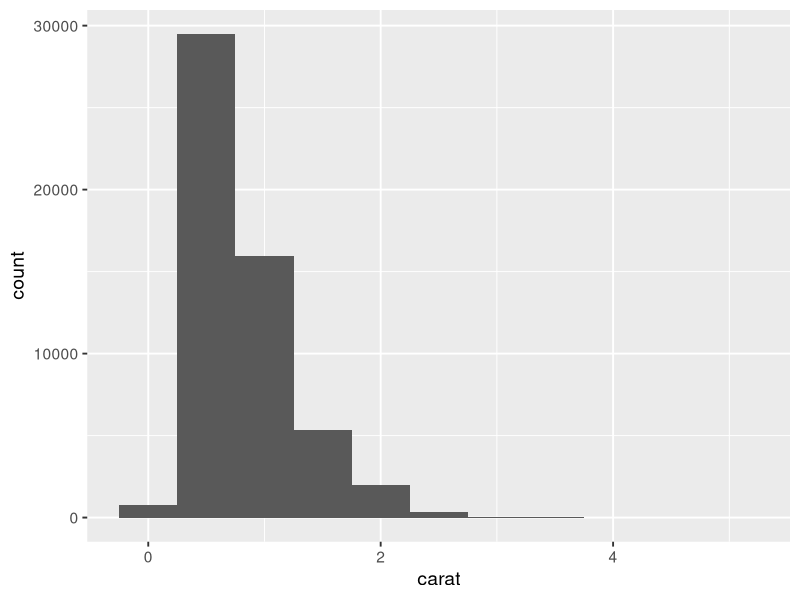
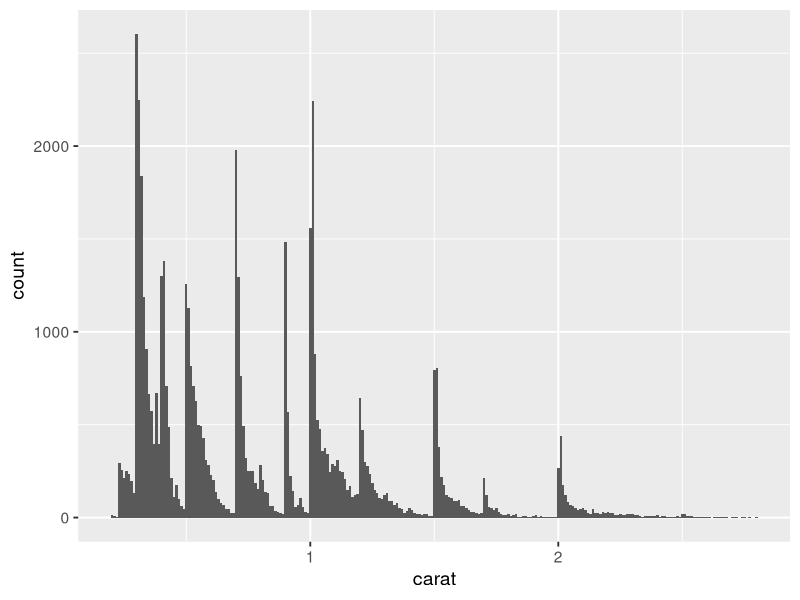
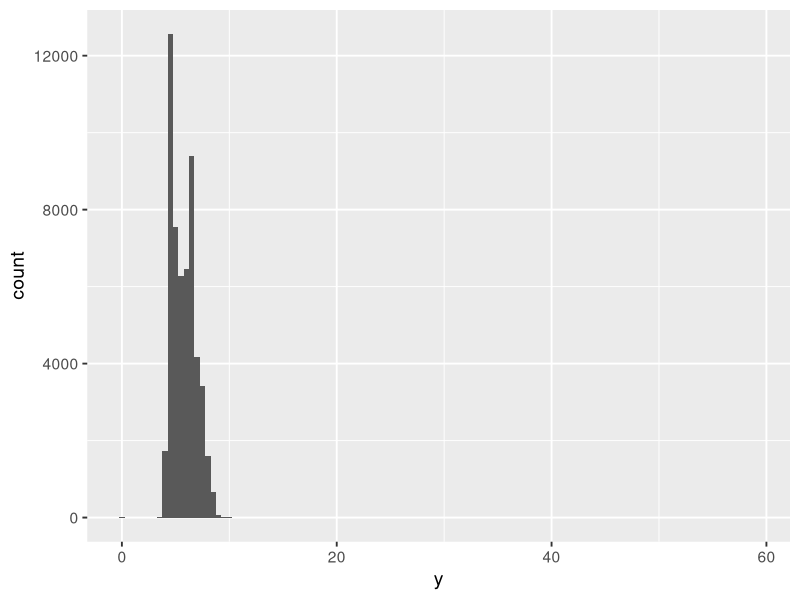
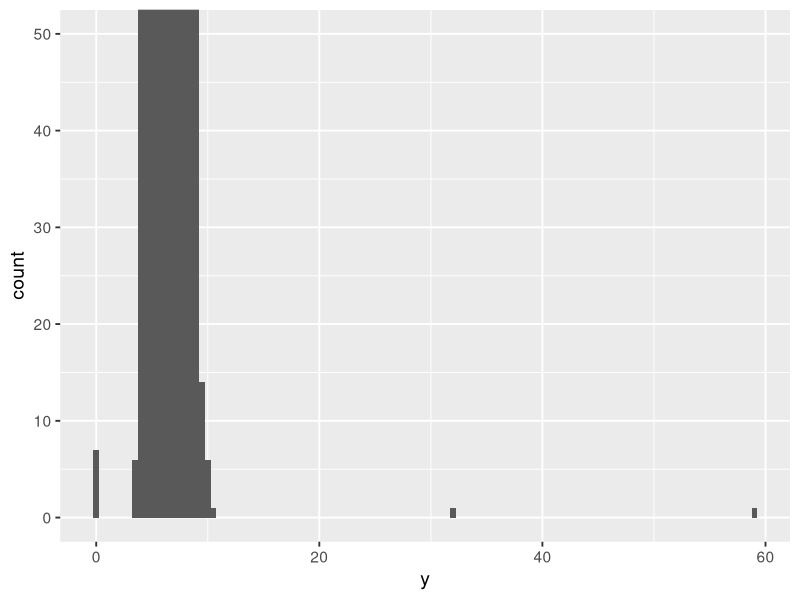
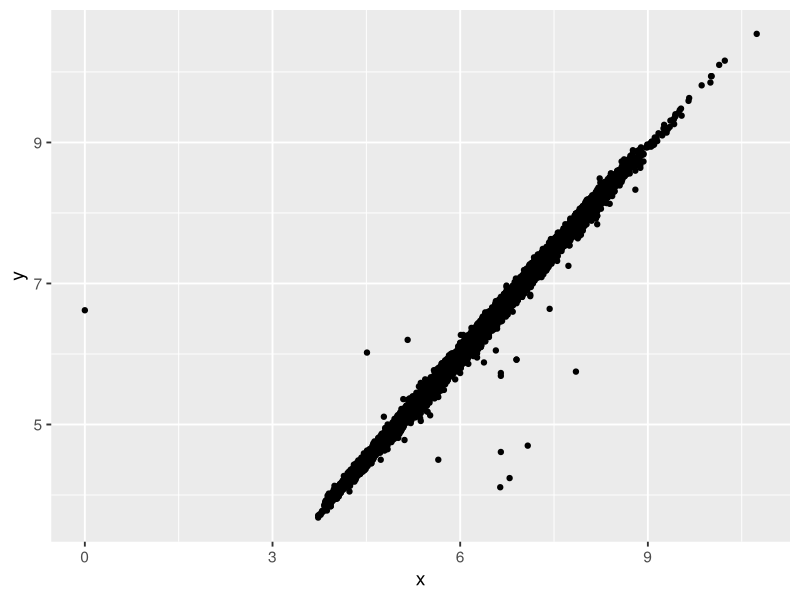
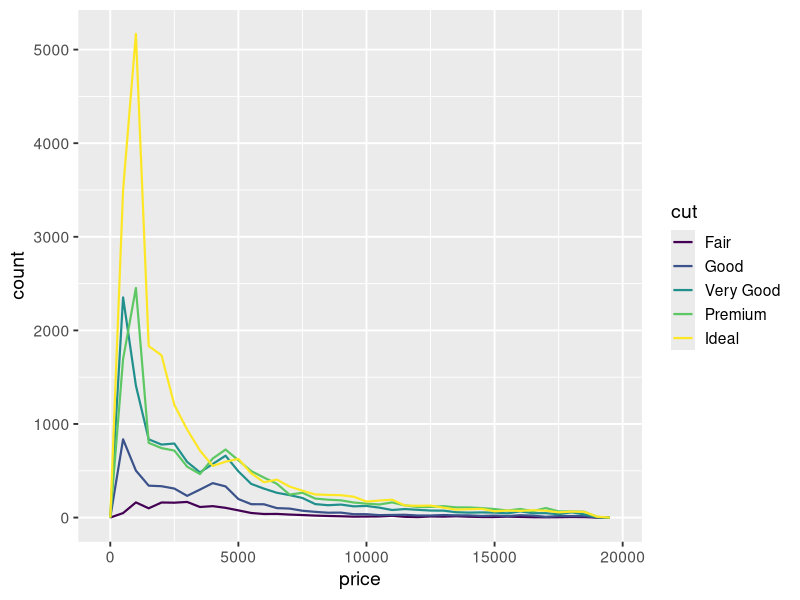
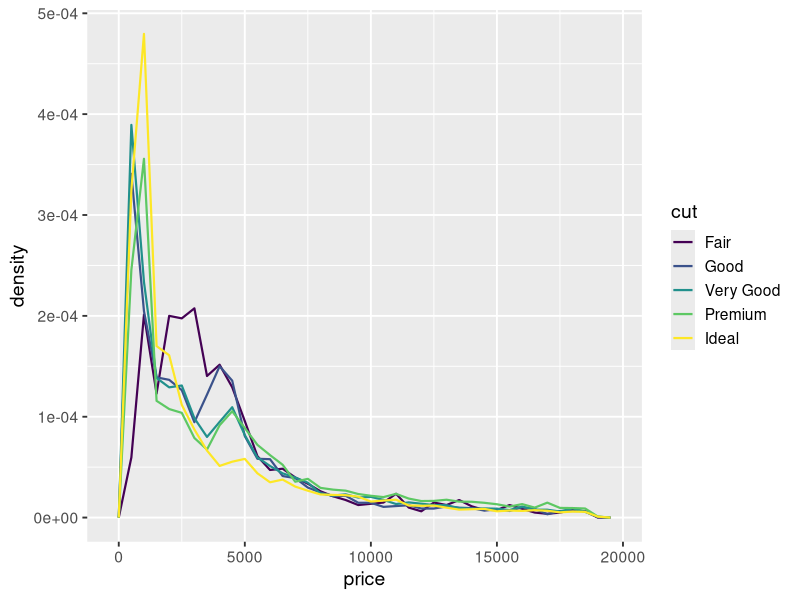
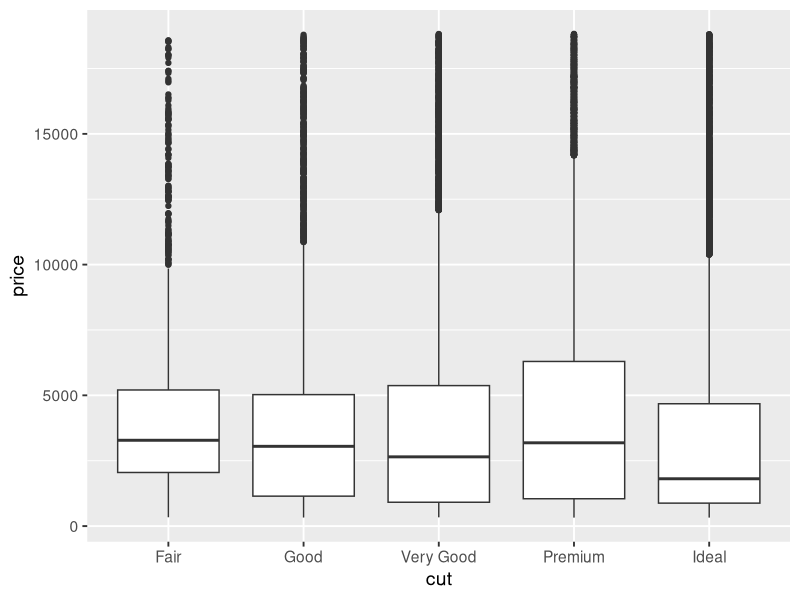

Generate these figures, in order, with R:
## ---- chunk 1
#| label: setup
#| echo: false
library(tidyverse)
theme_set(theme_gray(base_size = 14))
smaller <- diamonds |> filter(carat < 3)
## ---- chunk 2
#| fig-height: 3.4
ggplot(diamonds, aes(x = carat)) +
  geom_histogram(binwidth = 0.5)
## ---- chunk 3
#| fig-height: 3.4
ggplot(smaller, aes(x = carat)) +
  geom_histogram(binwidth = 0.01)
## ---- chunk 4
#| fig-height: 3.4
ggplot(diamonds, aes(x = y)) +
  geom_histogram(binwidth = 0.5)
## ---- chunk 5
#| fig-height: 3.4
ggplot(diamonds, aes(x = y)) +
  geom_histogram(binwidth = 0.5) +
  coord_cartesian(ylim = c(0, 50))
## ---- chunk 6
unusual <- diamonds |>
  filter(y < 3 | y > 20) |>
  select(price, x, y, z) |>
  arrange(y)

unusual
## ---- chunk 7
#| fig-height: 2.9
#| warning: true
diamonds2 <- diamonds |> mutate(y = if_else(y < 3 | y > 20, NA, y))

ggplot(diamonds2, aes(x = x, y = y)) +
  geom_point()
## ---- chunk 8
#| fig-height: 3.2
ggplot(diamonds, aes(x = price)) +
  geom_freqpoly(aes(color = cut), binwidth = 500, linewidth = 0.75)
## ---- chunk 9
#| fig-height: 3
ggplot(diamonds, aes(x = price, y = after_stat(density))) +
  geom_freqpoly(aes(color = cut), binwidth = 500, linewidth = 0.75)
## ---- chunk 10
#| fig-height: 3.2
ggplot(diamonds, aes(x = cut, y = price)) +
  geom_boxplot()
## ---- chunk 11
#| fig-height: 3.2
#| layout-ncol: 2
#| fig-width: 4.5
ggplot(mpg, aes(x = class, y = hwy)) + geom_boxplot()
ggplot(mpg, aes(x = fct_reorder(class, hwy, median), y = hwy)) + geom_boxplot()
## ---- chunk 12
#| fig-height: 3.2
ggplot(mpg, aes(x = hwy, y = fct_reorder(class, hwy, median))) +
  geom_boxplot()
## ---- chunk 13
#| fig-height: 3.2
ggplot(diamonds, aes(x = cut, y = color)) +
  geom_count()
## ---- chunk 14
#| fig-height: 3.2
diamonds |>
  count(color, cut) |>
  ggplot(aes(x = color, y = cut)) +
  geom_tile(aes(fill = n))
## ---- chunk 15
#| fig-height: 3.4
ggplot(smaller, aes(x = carat, y = price)) +
  geom_point()
## ---- chunk 16
#| fig-height: 3.4
ggplot(smaller, aes(x = carat, y = price)) +
  geom_point(alpha = 1 / 100)
## ---- chunk 17
#| fig-height: 3.2
ggplot(smaller, aes(x = carat, y = price)) +
  geom_boxplot(aes(group = cut_width(carat, 0.1)))
